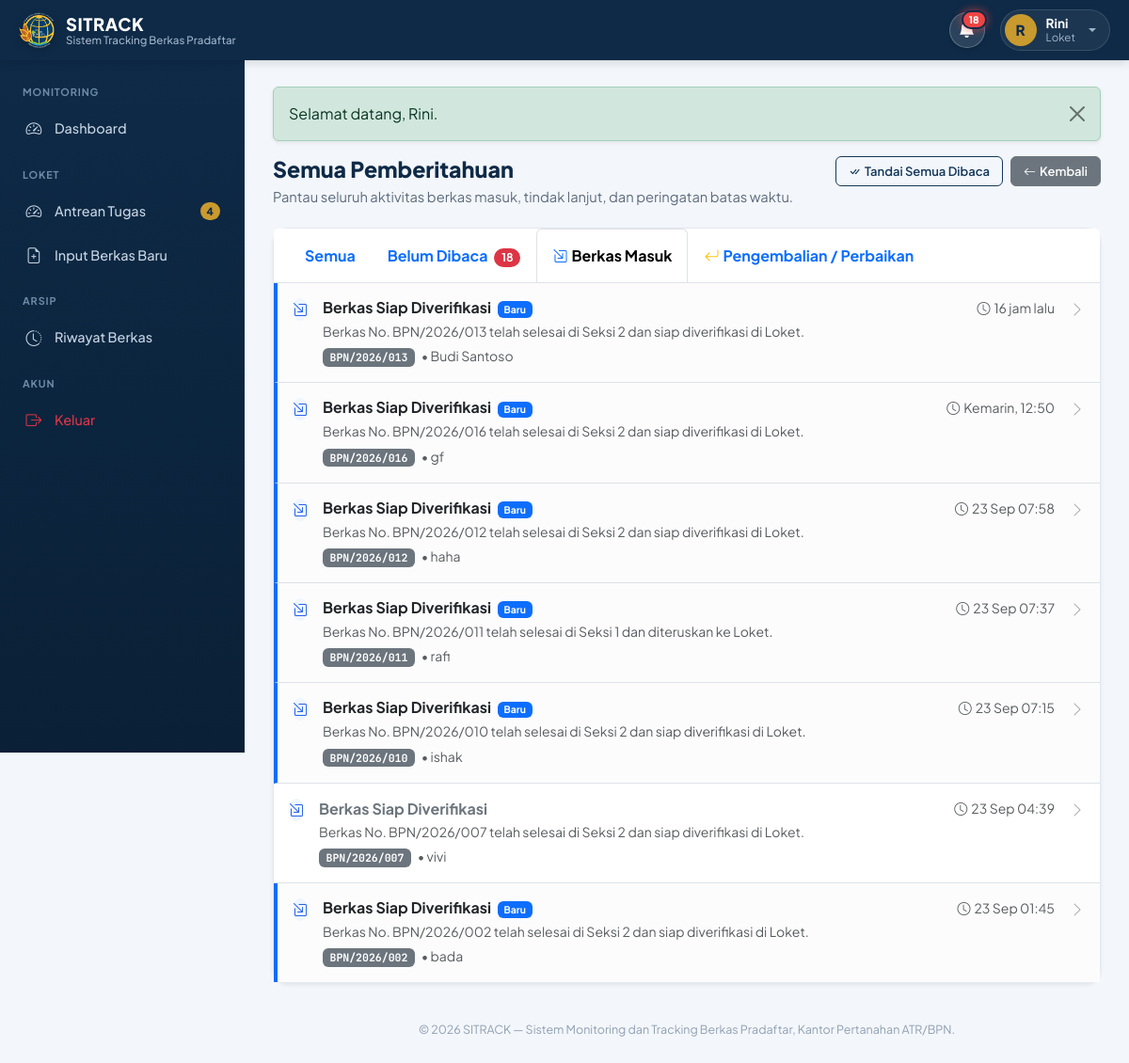
/notifikasi.php?tab=masuk (signed in), run on an earlier commit of the app's database.
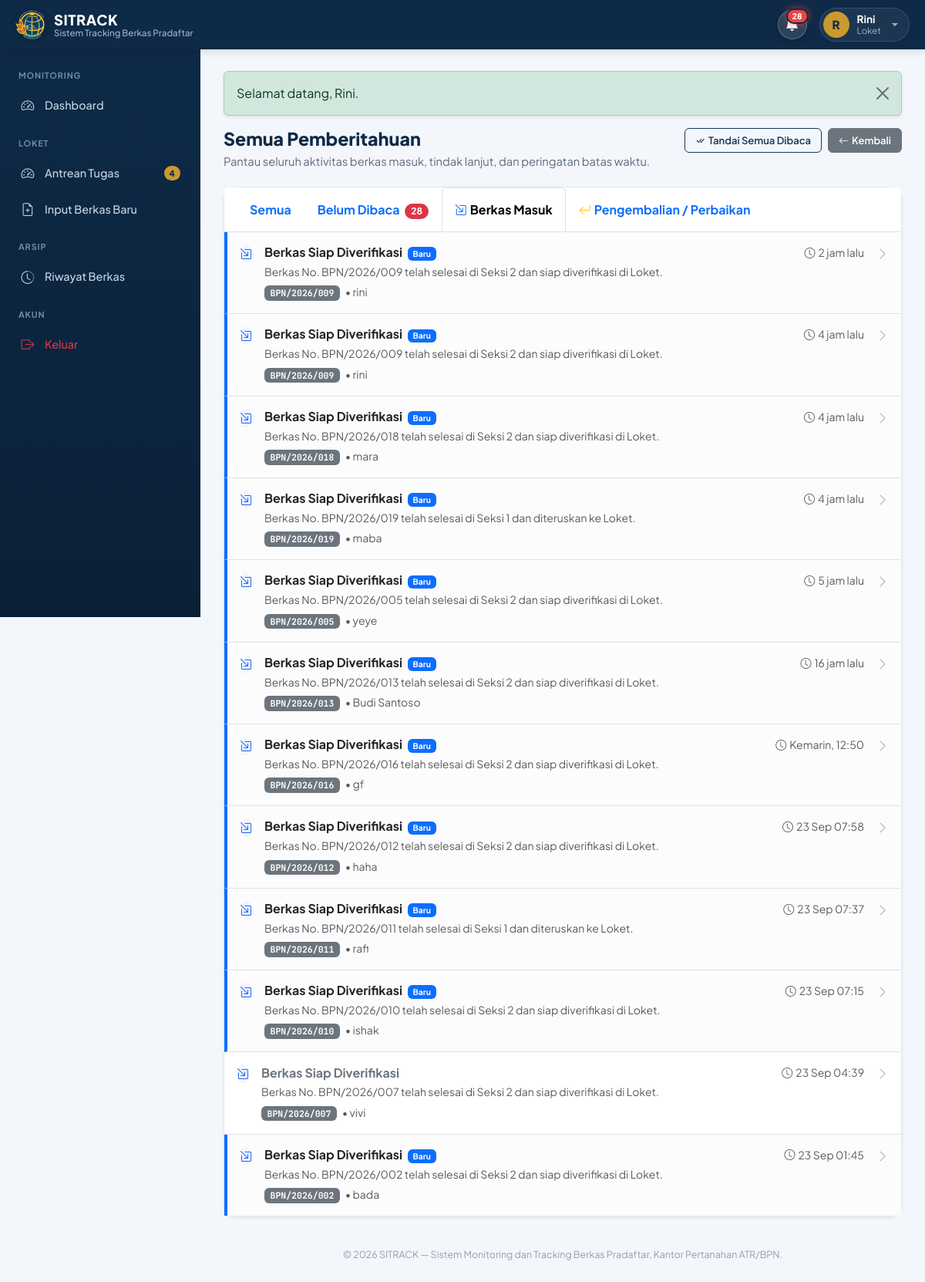
And on a later commit of the database.
### tables this page shows
CREATE TABLE `notifikasi` (
  `id` int(10) unsigned NOT NULL AUTO_INCREMENT,
  `id_berkas` int(10) unsigned DEFAULT NULL,
  `target_role` enum('admin','loket','seksi_1','seksi_2','all') NOT NULL,
  `target_user_id` int(10) unsigned DEFAULT NULL COMMENT 'Jika ditujukan ke user spesifik',
  `judul` varchar(150) NOT NULL,
  `pesan` text NOT NULL,
  `tipe` enum('masuk','kembali','selesai','warning','kritis','info') NOT NULL DEFAULT 'masuk',
  `link` varchar(255) NOT NULL,
  `created_at` timestamp NOT NULL DEFAULT current_timestamp(),
  PRIMARY KEY (`id`),
  KEY `idx_notif_target` (`target_role`,`target_user_id`),
  KEY `idx_notif_created` (`created_at`),
  KEY `fk_notif_berkas` (`id_berkas`),
  KEY `fk_notif_target_user` (`target_user_id`),
  CONSTRAINT `fk_notif_berkas` FOREIGN KEY (`id_berkas`) REFERENCES `berkas` (`id`) ON DELETE CASCADE,
  CONSTRAINT `fk_notif_target_user` FOREIGN KEY (`target_user_id`) REFERENCES `users` (`id`) ON DELETE SET NULL
);

CREATE TABLE `berkas` (
  `id` int(10) unsigned NOT NULL AUTO_INCREMENT,
  `nomor_pendaftaran` varchar(100) NOT NULL,
  `nama_pemohon` varchar(150) NOT NULL,
  `nik` varchar(20) DEFAULT NULL,
  `no_hp` varchar(20) DEFAULT NULL,
  `jenis_layanan` varchar(100) NOT NULL,
  `sertifikat_desa` varchar(255) DEFAULT NULL,
  `deskripsi_berkas` text DEFAULT NULL,
  `status_posisi` enum('loket','seksi_1','seksi_2','selesai','ditolak_ke_loket','ditolak_ke_seksi1') NOT NULL DEFAULT 'loket',
  `diinput_oleh` int(10) unsigned DEFAULT NULL,
  `petugas_tujuan_id` int(10) unsigned DEFAULT NULL,
  `deadline_at` datetime DEFAULT NULL,
  `sisa_sla_detik` int(11) DEFAULT NULL COMMENT 'Sisa detik SLA saat berkas dijeda/dikembalikan ke loket',
  `is_diterima_loket` tinyint(1) NOT NULL DEFAULT 0 COMMENT 'flag konfirmasi loket setelah berkas selesai/ditolak kembali',
  `created_at` timestamp NOT NULL DEFAULT current_timestamp(),
  `updated_at` timestamp NOT NULL DEFAULT current_timestamp() ON UPDATE current_timestamp(),
  PRIMARY KEY (`id`),
  UNIQUE KEY `nomor_pendaftaran` (`nomor_pendaftaran`),
  KEY `idx_status_posisi` (`status_posisi`),
  KEY `idx_nomor_pendaftaran` (`nomor_pendaftaran`),
  KEY `fk_berkas_diinput_oleh` (`diinput_oleh`),
  KEY `fk_berkas_petugas_tujuan` (`petugas_tujuan_id`),
  KEY `idx_deadline_at` (`deadline_at`),
  CONSTRAINT `fk_berkas_diinput_oleh` FOREIGN KEY (`diinput_oleh`) REFERENCES `users` (`id`),
  CONSTRAINT `fk_berkas_petugas_tujuan` FOREIGN KEY (`petugas_tujuan_id`) REFERENCES `users` (`id`) ON DELETE SET NULL
);

### includes/functions.php (called while the page is built, shortened)
<?php
function isLoggedIn(): bool
{
    return isset($_SESSION['user_id']);
}
function currentUser(): ?array
{
    return [
        'id'           => $_SESSION['user_id'],
        'username'     => $_SESSION['username'],
        'nama_lengkap' => $_SESSION['nama_lengkap'],
        'role'         => $_SESSION['role'],
    ];
}
function baseUrl(string $path = ''): string
{
    return '/bpn-tracking/' . ltrim($path, '/');
}
function e(?string $value): string
{
    return htmlspecialchars((string) $value, ENT_QUOTES, 'UTF-8');
}
function formatTanggal(?string $datetime): string
{
    $bulan = ['Januari','Februari','Maret','April','Mei','Juni','Juli','Agustus','September','Oktober','November','Desember'];
    $ts = strtotime($datetime);
    return date('d', $ts) . ' ' . $bulan[(int) date('n', $ts) - 1] . ' ' . date('Y H:i', $ts);
}
require_once __DIR__ . '/notification_helper.php';

### includes/notification_helper.php (called while the page is built, shortened)
<?php
function waktuLalu(string|int|null $datetime): string
{
    $time = is_numeric($datetime) ? (int) $datetime : strtotime($datetime);
    $diff = time() - $time;
    if ($diff < 60) {
        return 'Baru saja';
    } elseif ($diff < 3600) {
        $menit = max(1, (int) round($diff / 60));
        return $menit . ' mnt lalu';
    } elseif ($diff < 86400) {
        $jam = max(1, (int) round($diff / 3600));
        return $jam . ' jam lalu';
    } elseif ($diff < 172800) {
        return 'Kemarin, ' . date('H:i', $time);
    } else {
        $bulanIndo = [
            1 => 'Jan', 2 => 'Feb', 3 => 'Mar', 4 => 'Apr', 5 => 'Mei', 6 => 'Jun',
            7 => 'Jul', 8 => 'Agt', 9 => 'Sep', 10 => 'Okt', 11 => 'Nov', 12 => 'Des'
        ];
        $m = (int) date('n', $time);
        return date('d', $time) . ' ' . ($bulanIndo[$m] ?? date('M', $time)) . ' ' . date('H:i', $time);
    }
}
function notifStyle(string $tipe): array
{
    return match ($tipe) {
        'masuk'   => ['bi-box-arrow-in-down-right', 'text-primary', 'bg-primary-subtle', 'style="background-color:#EFF6FF;color:#2563EB;"'],
        'kembali' => ['bi-arrow-return-left', 'text-warning-emphasis', 'bg-warning-subtle', 'style="background-color:#FFFBEB;color:#D97706;"'],
        'selesai' => ['bi-check-circle-fill', 'text-success', 'bg-success-subtle', 'style="background-color:#F0FDF4;color:#16A34A;"'],
        'warning' => ['bi-exclamation-triangle-fill', 'text-warning-emphasis', 'bg-warning-subtle', 'style="background-color:#FFF7ED;color:#EA580C;"'],
        'kritis'  => ['bi-exclamation-octagon-fill', 'text-danger', 'bg-danger-subtle', 'style="background-color:#FEF2F2;color:#DC2626;"'],
        default   => ['bi-bell-fill', 'text-secondary', 'bg-light', 'style="background-color:#F1F5F9;color:#475569;"'],
    };
}
function hitungNotifikasiBelumDibaca(PDO $conn, int $userId, string $role): int
{
    try {
        $stmt = $conn->prepare("
            SELECT COUNT(*)
            FROM notifikasi n
            LEFT JOIN notifikasi_read nr ON nr.notifikasi_id = n.id AND nr.user_id = ?
            WHERE (n.target_role = ? OR n.target_role = 'all' OR n.target_user_id = ?)
              AND (n.target_user_id IS NULL OR n.target_user_id = ?)
              AND nr.id IS NULL
        ");
        $stmt->execute([$userId, $role, $userId, $userId]);
        return (int) $stmt->fetchColumn();
    } catch (Throwable $e) {
        error_log('Error hitungNotifikasiBelumDibaca: ' . $e->getMessage());
        return 0;
    }
}

### notifikasi.php (the view, shortened to what the changed rows need)
<?php
require_once __DIR__ . '/config/database.php';
require_once __DIR__ . '/includes/functions.php';
$userId = (int) $_SESSION['user_id'];
$role   = $_SESSION['role'] ?? '';
$tab    = $_GET['tab'] ?? 'semua';
$whereClause = "(n.target_role = ? OR n.target_role = 'all' OR n.target_user_id = ?) AND (n.target_user_id IS NULL OR n.target_user_id = ?)";
$params = [$userId, $role, $userId, $userId];
if ($tab === 'unread') {
    $whereClause .= " AND nr.id IS NULL";
} elseif ($tab === 'masuk') {
    $whereClause .= " AND n.tipe = 'masuk'";
} elseif ($tab === 'kembali') {
    $whereClause .= " AND n.tipe = 'kembali'";
}
$stmt = $conn->prepare("
    SELECT n.*,
           (nr.id IS NOT NULL) AS is_read,
           b.nomor_pendaftaran,
           b.nama_pemohon
    FROM notifikasi n
    LEFT JOIN notifikasi_read nr ON nr.notifikasi_id = n.id AND nr.user_id = ?
    LEFT JOIN berkas b ON b.id = n.id_berkas
    WHERE $whereClause
    ORDER BY n.created_at DESC
    LIMIT 100
");
$stmt->execute($params);
$notifikasiList = $stmt->fetchAll();
$totalUnread = hitungNotifikasiBelumDibaca($conn, $userId, $role);
require_once __DIR__ . '/includes/header.php';
require_once __DIR__ . '/includes/sidebar.php';
?>
<div class="page-head">
    <div>
        <h1>Semua Pemberitahuan</h1>
    </div>
</div>
<div class="card shadow-sm mb-4">
    <div class="card-header bg-white border-bottom p-0">
        <ul class="nav nav-tabs card-header-tabs m-0 px-3 border-0 flex-nowrap overflow-x-auto" style="scrollbar-width: thin; -webkit-overflow-scrolling: touch;">
            <li class="nav-item">
                <a class="nav-link <?= $tab === 'unread' ? 'active fw-bold' : '' ?> py-3" href="notifikasi.php?tab=unread">
                    Belum Dibaca
                    <?php if ($totalUnread > 0): ?>
                        <span class="badge bg-danger rounded-pill ms-1"><?= $totalUnread ?></span>
                    <?php endif; ?>
                </a>
            </li>
        </ul>
    </div>
    <div class="card-body p-0">
        <?php if (empty($notifikasiList)): ?>
            <div class="text-center py-5">
                <i class="bi bi-bell-slash text-muted" style="font-size: 2.5rem;"></i>
                <div class="fw-semibold mt-2 text-muted">Tidak ada pemberitahuan pada kategori ini.</div>
            </div>
        <?php else: ?>
            <div class="list-group list-group-flush">
                <?php foreach ($notifikasiList as $item):
                    [$icon, $textColor, $bgColor, $styleAttr] = notifStyle($item['tipe']);
                    $isUnread = !(bool)$item['is_read'];
                ?>
                <a href="notifikasi_baca.php?id=<?= (int)$item['id'] ?>"
                   class="list-group-item list-group-item-action p-3 d-flex align-items-start gap-3 transition-all <?= $isUnread ? 'bg-light-subtle' : '' ?>"
                   style="<?= $isUnread ? 'border-left: 4px solid #0D6EFD; background-color: #F8FAFC;' : '' ?>">
                    <div class="rounded-circle d-flex align-items-center justify-content-center flex-shrink-0"
                         <?= $styleAttr ?>
                         style="width: 42px; height: 42px; font-size: 1.15rem;">
                        <i class="bi <?= $icon ?>"></i>
                    </div>
                    <div class="flex-grow-1 min-w-0">
                        <div class="d-flex justify-content-between align-items-center mb-1">
                            <h6 class="mb-0 fw-bold <?= $isUnread ? 'text-dark' : 'text-secondary' ?>">
                                <?= e($item['judul']) ?>
                                <?php if ($isUnread): ?>
                                    <span class="badge text-bg-primary ms-1" style="font-size: 0.65rem;">Baru</span>
                                <?php endif; ?>
                            </h6>
                            <span class="small text-muted" title="<?= formatTanggal($item['created_at']) ?>">
                                <i class="bi bi-clock me-1"></i><?= waktuLalu($item['created_at']) ?>
                            </span>
                        </div>
                        <p class="mb-1 small text-muted text-break" style="line-height: 1.45;">
                            <?= e($item['pesan']) ?>
                        </p>
                        <?php if (!empty($item['nomor_pendaftaran'])): ?>
                            <div class="mt-1">
                                <span class="badge text-bg-secondary mono" style="font-size: 0.72rem;">
                                    <?= e($item['nomor_pendaftaran']) ?>
                                </span>
                                <?php if (!empty($item['nama_pemohon'])): ?>
                                    <span class="small text-muted ms-1">&bull; <?= e($item['nama_pemohon']) ?></span>
                                <?php endif; ?>
                            </div>
                        <?php endif; ?>
                    </div>
                    <div>
                        <i class="bi bi-chevron-right text-muted opacity-50"></i>
                    </div>
                </a>
                <?php endforeach; ?>
            </div>
        <?php endif; ?>
    </div>
</div>
<?php require_once __DIR__ . '/includes/footer.php'; ?>

### includes/header.php (shortened to what the changed rows need)
<?php
$user = currentUser();
global $conn;
$notifUnreadCount = 0;
if ($user && isset($conn)) {
    $notifUnreadCount = hitungNotifikasiBelumDibaca($conn, (int)$user['id'], $user['role']);
}
?>
<!DOCTYPE html>
<html lang="id">
<head>
<link href="https://cdn.jsdelivr.net/npm/bootstrap@5.3.3/dist/css/bootstrap.min.css" rel="stylesheet">
<link href="https://cdn.jsdelivr.net/npm/bootstrap-icons@1.11.3/font/bootstrap-icons.min.css" rel="stylesheet">
<link href="<?= baseUrl('assets/css/style.css') ?>?v=<?= time() ?>" rel="stylesheet">
</head>
<body>
<nav class="topbar">
    <div class="d-flex align-items-center gap-3 ms-auto">
        <?php if ($user): ?>
        <div class="topbar-notif dropdown">
            <button class="btn-notif position-relative" type="button" id="notifDropdown" data-bs-toggle="dropdown" data-bs-auto-close="outside" aria-expanded="false" title="Pemberitahuan" style="width:38px; height:38px; border-radius:50%; background:rgba(255,255,255,0.12); border:1px solid rgba(255,255,255,0.25); color:#ffffff; display:inline-flex; align-items:center; justify-content:center; padding:0; cursor:pointer; box-shadow:0 2px 5px rgba(0,0,0,0.12);">
                <i class="bi bi-bell-fill" style="font-size:1.1rem; line-height:1;"></i>
                <span class="notif-badge <?= $notifUnreadCount > 0 ? '' : 'd-none' ?>" id="notifBadgeCounter" style="position:absolute; top:-3px; right:-3px; background:#EF4444; color:#ffffff; font-size:0.65rem; font-weight:800; line-height:1; padding:3px 6px; min-width:18px; text-align:center; border-radius:999px; border:2px solid #0E2A47; box-shadow:0 0 10px rgba(239,68,68,0.7);">
                    <?= $notifUnreadCount > 99 ? '99+' : $notifUnreadCount ?>
                </span>
            </button>
        </div>
        <?php endif; ?>
    </div>
</nav>
<div class="app-body">

What changed in the data, as far as the page shows it:
added notifikasi: judul "Berkas Siap Diverifikasi", shows "Baru", created_at "2 jam lalu", pesan "Berkas No. BPN/2026/009 telah selesai di Seksi 2 dan siap diverifikasi di Loket.", id_berkas.nomor_pendaftaran "BPN/2026/009", id_berkas.nama_pemohon "rini"
added notifikasi: judul "Berkas Siap Diverifikasi", shows "Baru", created_at "4 jam lalu", pesan "Berkas No. BPN/2026/009 telah selesai di Seksi 2 dan siap diverifikasi di Loket.", id_berkas.nomor_pendaftaran "BPN/2026/009", id_berkas.nama_pemohon "rini"
added notifikasi: judul "Berkas Siap Diverifikasi", shows "Baru", created_at "4 jam lalu", pesan "Berkas No. BPN/2026/018 telah selesai di Seksi 2 dan siap diverifikasi di Loket.", id_berkas.nomor_pendaftaran "BPN/2026/018", id_berkas.nama_pemohon "mara"
added notifikasi: judul "Berkas Siap Diverifikasi", shows "Baru", created_at "4 jam lalu", pesan "Berkas No. BPN/2026/019 telah selesai di Seksi 1 dan diteruskan ke Loket.", id_berkas.nomor_pendaftaran "BPN/2026/019", id_berkas.nama_pemohon "maba"
added notifikasi: judul "Berkas Siap Diverifikasi", shows "Baru", created_at "5 jam lalu", pesan "Berkas No. BPN/2026/005 telah selesai di Seksi 2 dan siap diverifikasi di Loket.", id_berkas.nomor_pendaftaran "BPN/2026/005", id_berkas.nama_pemohon "yeye"
Also different on the page:
$notifUnreadCount: "18" → "28"
$totalUnread: "18" → "28"
